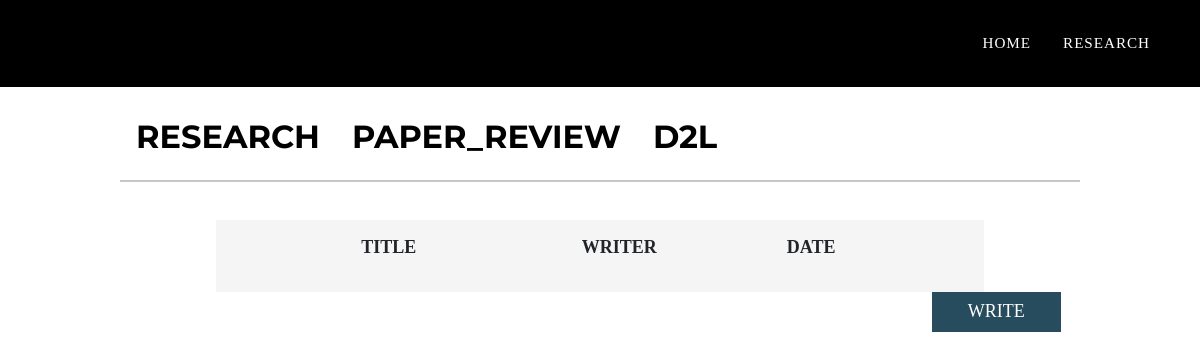
/board1/, run on an earlier commit of the app's database.
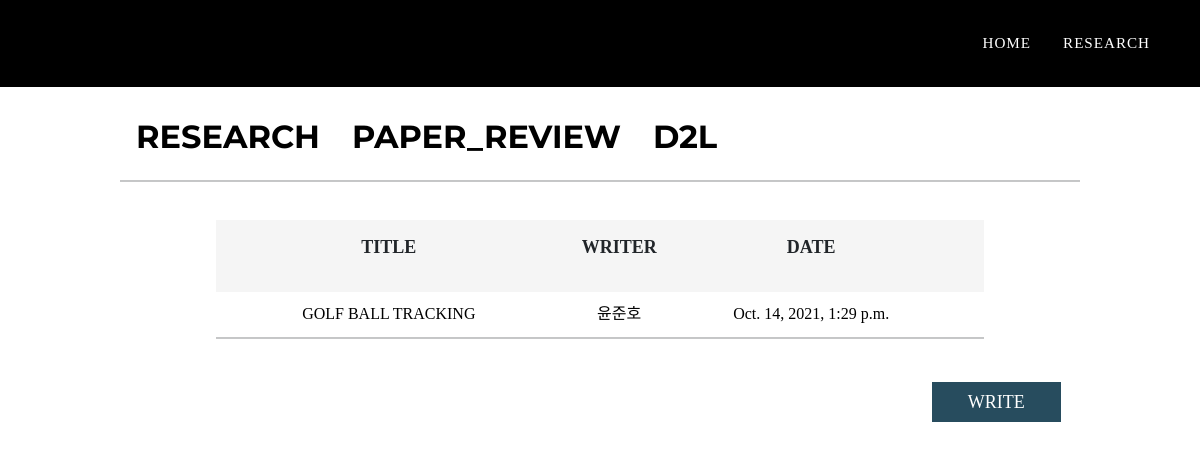
And on a later commit of the database.
### app/models.py (models this page shows, shortened)
class Board(models.Model):
    title = models.CharField(max_length=100)
    body = models.TextField()
    date = models.DateTimeField(auto_now_add=True)
    writer = models.CharField(max_length=100, default='')
    file = models.FileField('첨부파일', null=True, blank=True,  upload_to='')
    thema = models.CharField(max_length=100, default='')

### app/views.py (the view)
# urls.py: path('board1/', app.views.board1, name='board1'),
def board1(request):
    board1 = Board.objects
    return render(request, 'board1.html', {'board1': board1})

### app/templates/board1.html (shortened to what this page needs)
<!DOCTYPE html>
<html lang="en">
<head>
    <link href="https://cdn.jsdelivr.net/npm/bootstrap@5.1.1/dist/css/bootstrap.min.css" rel="stylesheet"
>
    {% load static %}
    <link rel="stylesheet" href="{% static 'css/styles.css' %}">
</head>
<body id="page-top" style="font-family: noto-demilight;">
    <nav class="navbar navbar-expand-lg navbar-dark fixed-top" id="mainNav" style="background-color: black; font-family: noto-medium;">
        <div class="container">
            <div class="collapse navbar-collapse" id="navbarResponsive">
                <ul class="navbar-nav text-uppercase ml-auto" style="font-family: noto-medium;">
                    <li class="nav-item"><a class="nav-link js-scroll-trigger" style="font-family: noto-medium;" href="{% url 'index' %}">home</a></li>
                    <li class="nav-item"><a class="nav-link js-scroll-trigger" style="font-family: noto-medium;" href="{% url 'board1' %}">Research</a></li>
                </ul>
            </div>
        </div>
    </nav>
    <div class="board" style="margin-top: 20px;" >
        <div class="board-contents mx-auto">
            <div class="block board mx-auto">
                <div class="block mx-auto" style="height:3em;">
                    <div class="inline-block" >
                        <a class="nav-link js-scroll-trigger" href="{% url 'board1' %}" style="color: black; float: left;">
                            <h2 style="float: left;">RESEARCH</h2>
                        </a>
                        <a class="nav-link js-scroll-trigger" href="{% url 'board2' %}" style="color: black; float: left;">
                            <h2 style="float: left;">PAPER_REVIEW</h2>
                        </a>
                         <a class="nav-link js-scroll-trigger" href="{% url 'board3' %}" style="color: black; float: left;">
                            <h2 style="float: left;">D2L</h2>
                        </a>
                    </div>
                </div>
                <div class="block" style="height: 1.5em;">
                    <hr>
                </div>
            </div>
            <div class="block board" style="margin-top: 3%;">
                <div class="board-nav mx-auto">
                    <div class="block board-nav">
                        <div class="box" style="width: 45%;">
                            <p>TITLE</p>
                        </div>
                        <div class="box" style="width: 15%; ">
                            <p>WRITER</p>
                        </div>
                        <div class="box" style="width: 35%; ">
                            <p>DATE</p>
                        </div>
                    </div>
                </div>
                {% for i in board1.all reversed %}
                {% if i.thema == "RESEARCH" %}
                <div class="board-contents mx-auto" style="margin-top: 1%;">
                            <a href="{{i.pk}}/" class="posting-click">
                                <div class="contents-box" style="width: 45%;">
                                    {{i.title}}
                                </div>
                                <div class="contents-box" style="width: 15%;">
                                    {{i.writer}}
                                </div>
                                <div class="contents-box" style="width: 35%; ">
                                    {{i.date}}
                                </div>
                                <br>
                                <br>
                            </a>
                            <hr style="margin-top: -1em;">
                    <br>
                </div>
                {% endif %}
                {% endfor %}
                <button class="my-button" onclick="location.href = 'new_post/'" style="float: right; margin-right:2%;">WRITE</button>
            </div>
        </div>
    </div>
</body>
</html>

What changed in the data, as far as the page shows it:
now on this page (row edited): Board: title "GOLF BALL TRACKING", writer "윤준호", date "Oct. 14, 2021, 1:29 p.m."
